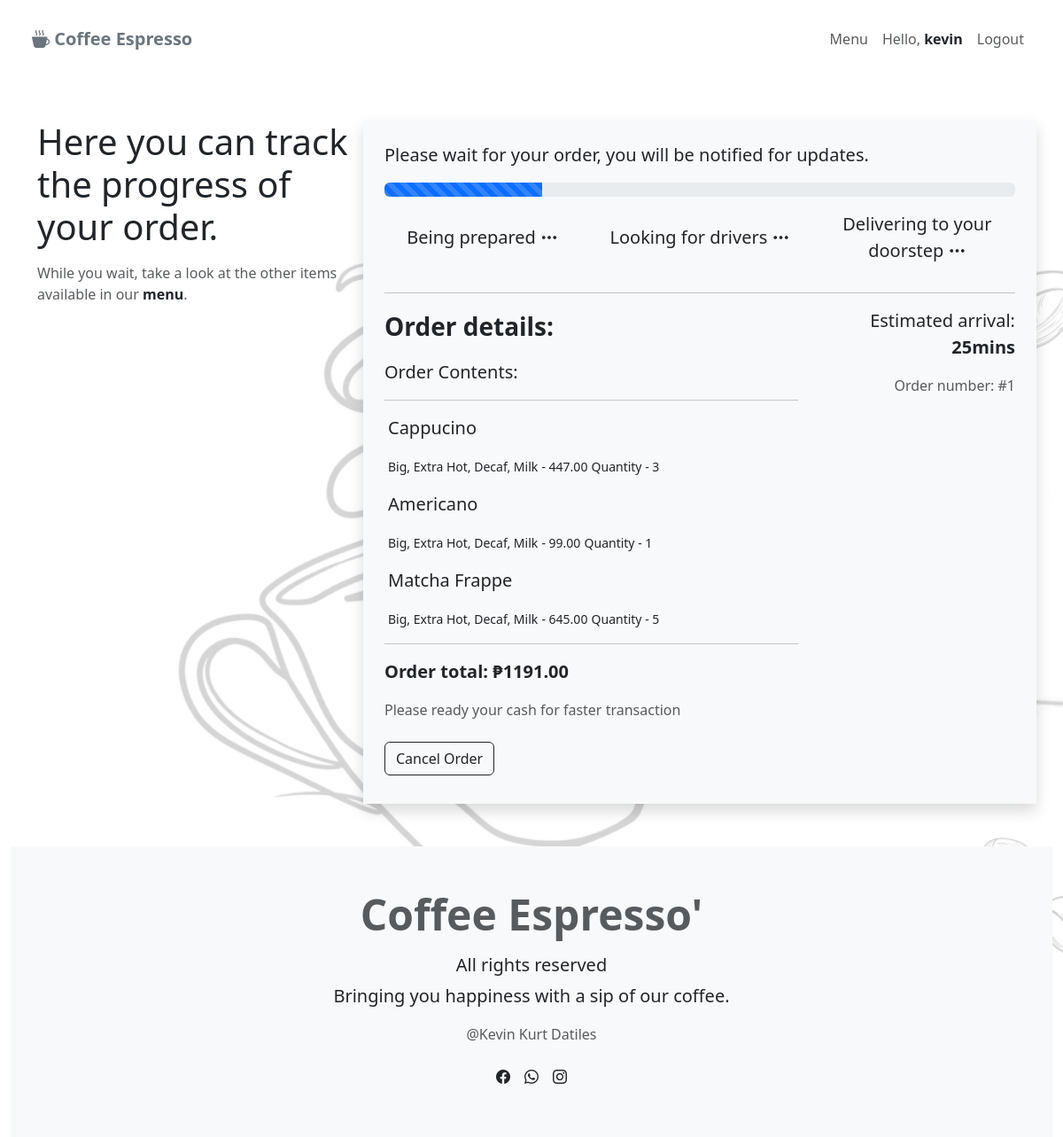
Before: /delivery/ (signed in) with the older database file.
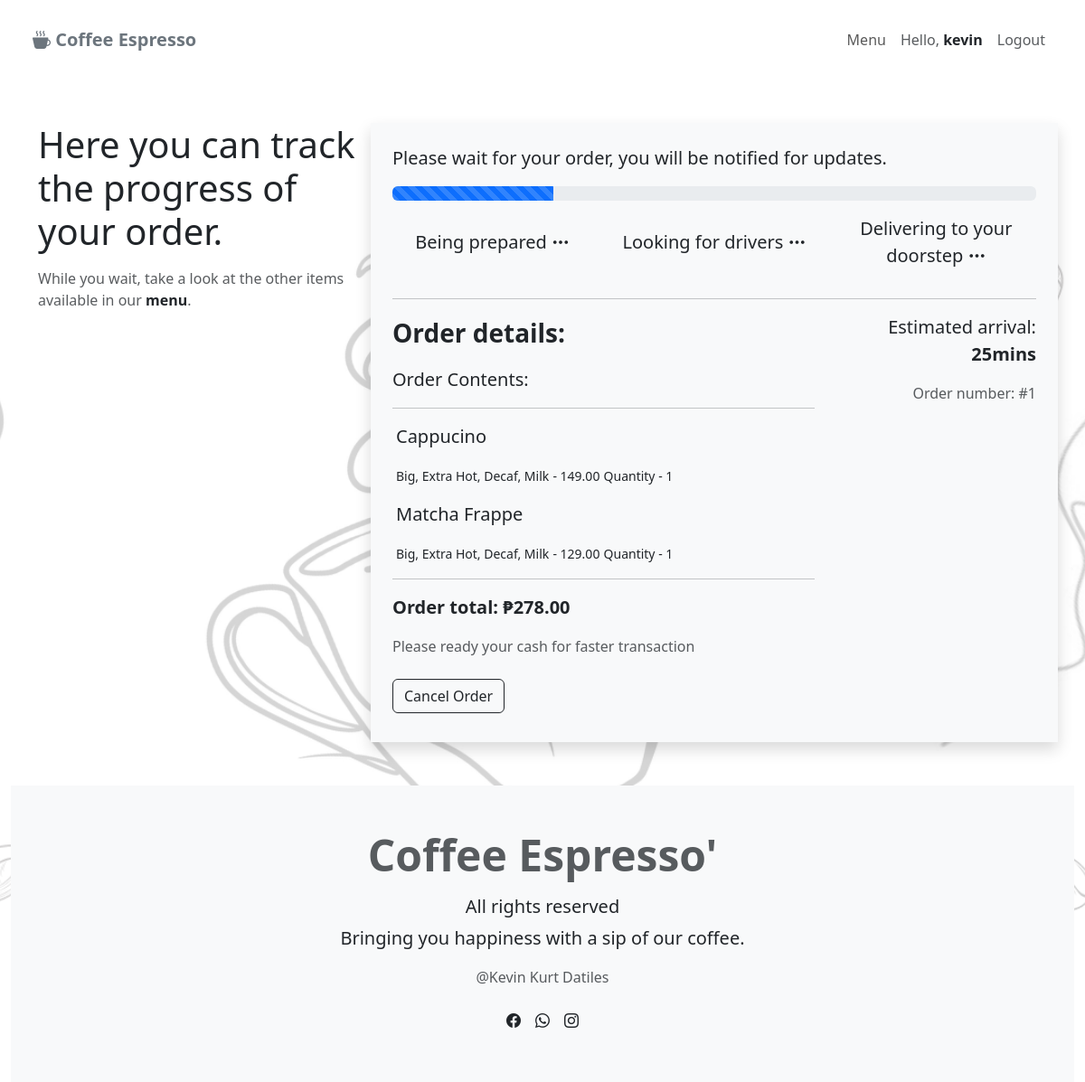
After: the same page with the newer database file.
### base/models.py (models this page shows, shortened)
class OrderItem(models.Model):
    order = models.ForeignKey(Cart, on_delete=models.CASCADE, blank=True, null=True)
    product = models.ForeignKey(Product, on_delete=models.CASCADE, blank=True, null=True)
    quantity = models.PositiveIntegerField(default=0, blank=True, null=True)
    @property
    def get_total(self):
        total = self.product.price * self.quantity
        return total

class Product(models.Model):
    name = models.CharField(max_length=100)
    category = models.ForeignKey(Category, on_delete=models.CASCADE)
    description = models.TextField()
    price = models.DecimalField(max_digits=10, decimal_places=2)
    image = models.ImageField(upload_to='product_images/')

class Cart(models.Model):
    customer = models.ForeignKey(Customer, on_delete=models.SET_NULL, blank=True, null=True)
    complete = models.BooleanField(default=False, blank=True, null=True)
    created_at = models.DateTimeField(auto_now_add=True)
    @property
    def get_cart_total(self):
        orderitems = self.orderitem_set.all()
        total = sum([item.get_total for item in orderitems])
        return total

### base/views.py (the view)
# urls.py: path('delivery/', views.delivery, name='delivery'),
@login_required(login_url='login')
def delivery(request):
    page = 1
    if request.user.is_authenticated:
        customer = request.user.customer
        order, created = Cart.objects.get_or_create(customer=customer, complete=False)
        items = order.orderitem_set.all()
    else:
        items = []
        order = {'get_cart_total': 0, 'get_cart_items': 0}
    context = {
        'items': items,
        'order': order,
        'page': page,
    }
    return render(request, 'base/delivery.html', context)

### base/templates/base/delivery.html (shortened to what this page needs)
{% extends 'base/index.html' %}
{% block content %}
<div class="container-lg">
        <div class="row mt-5 mb-5">
            <div class="col-md-4">
                <p class="display-6">Here you can track the progress of your order.</p>
                <p class="text-muted">While you wait, take a look at the other items available in our <span><a href="{% url 'menu' %}" class="text-decoration-none text-dark fw-bold">menu</a></span>.</p>
            </div>
            <div class="col-md-8 bg-light p-4 shadow">
                <p class="lead">Please wait for your order, you will be notified for updates.</p>
                <div class="progress">
                    <div class="progress-bar progress-bar-striped progress-bar-animated p-2" role="progressbar" aria-valuenow="75" aria-valuemin="0" aria-valuemax="100" style="width: 25%; height: 10%;"></div>
                </div>
                <div class="row justify-content-center align-items-center text-start mt-3 text-md-center">
                    <div class="col-md-4">
                        <p class="lead">Being prepared <i class="bi bi-three-dots"></i></p>
                    </div>
                    <div class="col-md-4">
                        <p class="lead">Looking for drivers <i class="bi bi-three-dots"></i></p>
                    </div>
                    <div class="col-md-4">
                        <p class="lead">Delivering to your doorstep <i class="bi bi-three-dots"></i></p>
                    </div>
                </div>
                <hr>
                <div class="row text-center text-md-end mt-3">
                        <div class="col-md-8 text-start">
                            <p class="lead fs-3 fw-bold">Order details: </p>
                            <p class="lead">Order Contents: </p>
                            <hr>
                            {% for item in items %}
                                <div class="m-1 my-3">
                                    <p class="lead">{{ item.product.name }}</p>
                                    <small>Big, Extra Hot, Decaf, Milk</small>
                                    <small>- {{ item.get_total }}</small>
                                    <small>Quantity - {{ item.quantity }}</small>
                                </div>
                            {% endfor %}
                            <hr>
                            <p class="lead fw-bold">Order total: ₱{{ order.get_cart_total }}</p>
                            <p class="text-muted">Please ready your cash for faster transaction</p>
                            <div>
                                <a href="#" class="btn btn-outline-dark my-2">Cancel Order</a>
                            </div>
                        </div>
                    <div class="col-md-4">
                        <p class="lead">Estimated arrival: <span class="fw-bold">25mins</span></p>
                        <p class="text-muted">Order number: #{{ order.id }}</p>
                    </div>
                </div>
            </div>
        </div>
    </div>
{% endblock %}

Changed rows visible on the page:
removed OrderItem: product.name "Americano", get_total "99.00", quantity "1"
changed OrderItem "Cappucino": get_total "447.00" → "149.00"; quantity "3" → "1"
changed OrderItem "Matcha Frappe": get_total "645.00" → "129.00"; quantity "5" → "1"
changed through a linked row, Cart id 1: get_cart_total "1191.00" → "278.00"
